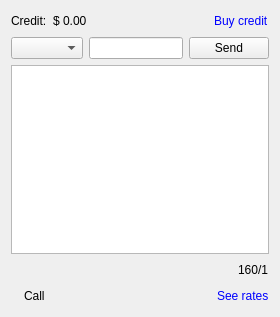
<?xml version="1.0" encoding="UTF-8"?>
<ui version="4.0">
 <class>MainWindow</class>
 <widget class="QMainWindow" name="MainWindow">
  <property name="geometry">
   <rect>
    <x>0</x>
    <y>0</y>
    <width>280</width>
    <height>317</height>
   </rect>
  </property>
  <property name="windowTitle">
   <string>MainWindow</string>
  </property>
  <property name="styleSheet">
   <string notr="true">QWidget#centralWidget {
	background: url(:/images/images/bgd_roster_gradient.png);
}
</string>
  </property>
  <widget class="QWidget" name="centralWidget">
   <property name="styleSheet">
    <string notr="true"/>
   </property>
   <layout class="QVBoxLayout" name="verticalLayout">
    <item>
     <layout class="QHBoxLayout" name="horizontalLayout">
      <item>
       <widget class="QLabel" name="label">
        <property name="text">
         <string>Credit:</string>
        </property>
       </widget>
      </item>
      <item>
       <widget class="QLabel" name="label_2">
        <property name="text">
         <string>$ 0.00</string>
        </property>
       </widget>
      </item>
      <item>
       <spacer name="horizontalSpacer">
        <property name="orientation">
         <enum>Qt::Horizontal</enum>
        </property>
        <property name="sizeHint" stdset="0">
         <size>
          <width>118</width>
          <height>20</height>
         </size>
        </property>
       </spacer>
      </item>
      <item>
       <widget class="QLabel" name="label_3">
        <property name="styleSheet">
         <string notr="true">color: blue;</string>
        </property>
        <property name="text">
         <string>Buy credit</string>
        </property>
       </widget>
      </item>
     </layout>
    </item>
    <item>
     <layout class="QHBoxLayout" name="horizontalLayout_3">
      <item>
       <widget class="QComboBox" name="comboBox">
        <property name="styleSheet">
         <string notr="true">QComboBox::drop-down
{
    image: url(:/images/images/combo_arrow.png);
}</string>
        </property>
       </widget>
      </item>
      <item>
       <widget class="QLineEdit" name="lineEdit">
        <property name="styleSheet">
         <string notr="true">background: none;</string>
        </property>
        <property name="text">
         <string/>
        </property>
       </widget>
      </item>
      <item>
       <widget class="QPushButton" name="pushButton">
        <property name="styleSheet">
         <string notr="true">background: none;</string>
        </property>
        <property name="text">
         <string>Send</string>
        </property>
       </widget>
      </item>
     </layout>
    </item>
    <item>
     <widget class="QTextEdit" name="textEdit">
      <property name="accessibleDescription">
       <string>&lt;html&gt;&lt;head/&gt;&lt;body&gt;&lt;p&gt;&lt;br/&gt;&lt;/p&gt;&lt;/body&gt;&lt;/html&gt;</string>
      </property>
      <property name="autoFillBackground">
       <bool>false</bool>
      </property>
      <property name="styleSheet">
       <string notr="true">background: none;</string>
      </property>
     </widget>
    </item>
    <item>
     <layout class="QHBoxLayout" name="horizontalLayout_4">
      <item>
       <spacer name="horizontalSpacer_3">
        <property name="orientation">
         <enum>Qt::Horizontal</enum>
        </property>
        <property name="sizeHint" stdset="0">
         <size>
          <width>188</width>
          <height>20</height>
         </size>
        </property>
       </spacer>
      </item>
      <item>
       <widget class="QLabel" name="label_4">
        <property name="styleSheet">
         <string notr="true">background: none;</string>
        </property>
        <property name="text">
         <string>160/1</string>
        </property>
       </widget>
      </item>
     </layout>
    </item>
    <item>
     <layout class="QHBoxLayout" name="horizontalLayout_2">
      <item>
       <widget class="QLabel" name="label_7">
        <property name="styleSheet">
         <string notr="true">background: none;</string>
        </property>
        <property name="text">
         <string/>
        </property>
       </widget>
      </item>
      <item>
       <widget class="QLabel" name="label_6">
        <property name="styleSheet">
         <string notr="true">color: black;
background: none;</string>
        </property>
        <property name="text">
         <string>Call</string>
        </property>
       </widget>
      </item>
      <item>
       <spacer name="horizontalSpacer_2">
        <property name="orientation">
         <enum>Qt::Horizontal</enum>
        </property>
        <property name="sizeHint" stdset="0">
         <size>
          <width>118</width>
          <height>20</height>
         </size>
        </property>
       </spacer>
      </item>
      <item>
       <widget class="QLabel" name="label_5">
        <property name="styleSheet">
         <string notr="true">color: blue;
background: none;</string>
        </property>
        <property name="text">
         <string>See rates</string>
        </property>
       </widget>
      </item>
     </layout>
    </item>
   </layout>
  </widget>
 </widget>
 <layoutdefault spacing="6" margin="11"/>
 <resources/>
 <connections/>
</ui>
